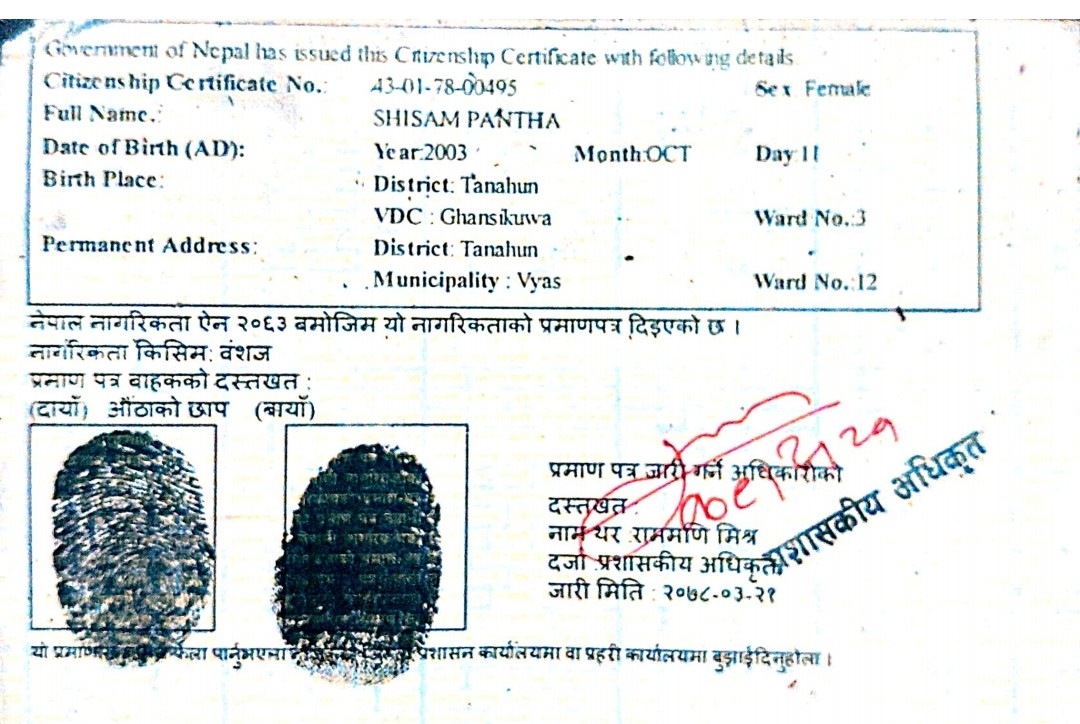
#> input picture cache/20260212_102442_a4c0702a/back_original.jpg, 1080 x 724 px
$ python -i recheck_crops.py   (imports and definitions only)
#> lines starting #> are read from the running program, lines starting #| are printed output that depends on the picture; after the words box and inside, x2 and y2 are one past the last pixel; in counts of white or black regions, pixels touching at a corner belong together
import os
import glob
from PIL import Image
import pytesseract
from PIL import Image
import pytesseract
import numpy as np
import cv2
import os
from dotenv import load_dotenv
# load environment variables
dotenv_file = os.path.join(os.getcwd(), 'config.env')
# [2 lines not run here, left out]

# configure tesseract executable if provided
tesseract_path = os.getenv('TESSERACT_PATH')
if tesseract_path and os.path.exists(tesseract_path):
    pytesseract.pytesseract.tesseract_cmd = tesseract_path

# replicate needed helpers without importing main
TESS_CONFIG = "--oem 1 --psm 7"
TESS_CONFIG_NUMBERS = "--oem 1 --psm 8 -c tessedit_char_whitelist=0123456789"


def ocr_text(crop_image, tess_lang, is_numeric=False):
    config = TESS_CONFIG_NUMBERS if is_numeric else TESS_CONFIG
    return pytesseract.image_to_string(crop_image, lang=tess_lang, config=config)


def preprocess_for_numbers(pil_img):
    img = np.array(pil_img)
    gray = cv2.cvtColor(img, cv2.COLOR_RGB2GRAY)
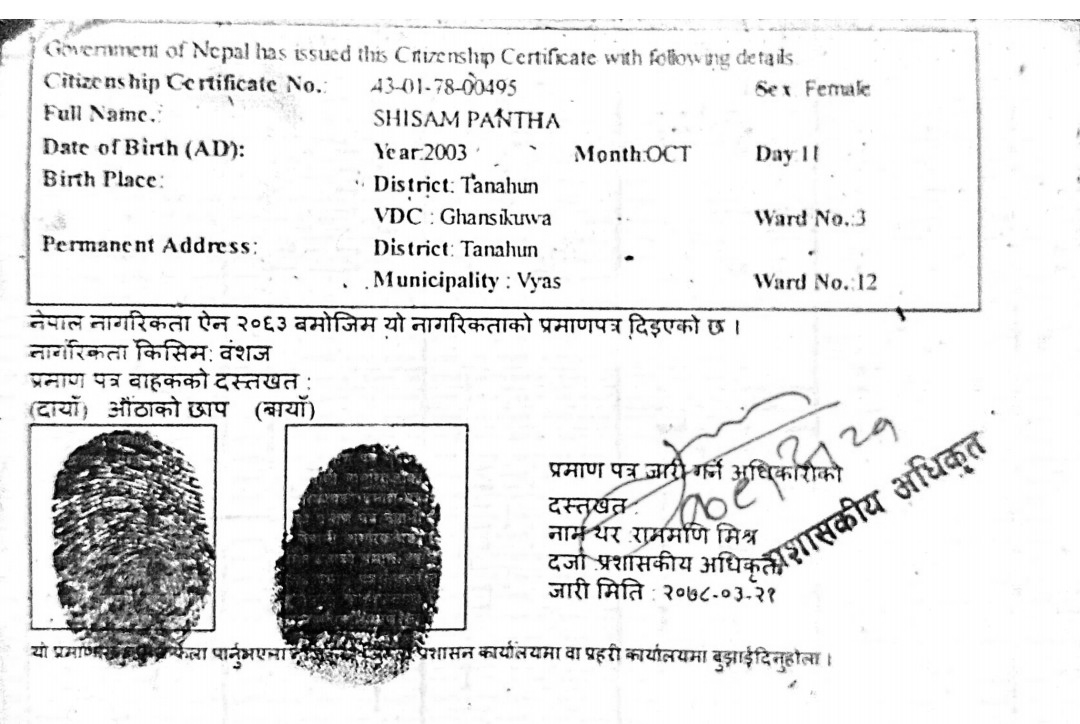
#> gray: shape (724, 1080); min 0, max 255, mean 226.7
    clahe = cv2.createCLAHE(clipLimit=3.0, tileGridSize=(8, 8))
    contrast = clahe.apply(gray)
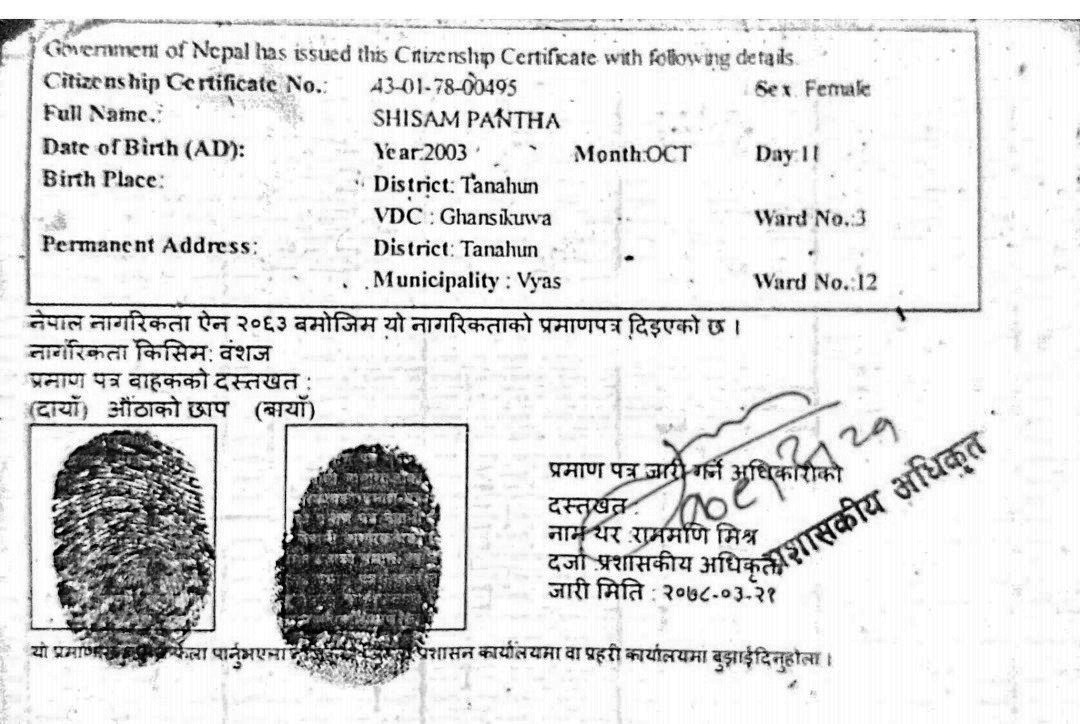
#> contrast: shape (724, 1080); min 0, max 255, mean 221.6
    denoised = cv2.bilateralFilter(contrast, 5, 50, 50)
    _, thresh = cv2.threshold(denoised, 0, 255, cv2.THRESH_BINARY + cv2.THRESH_OTSU)
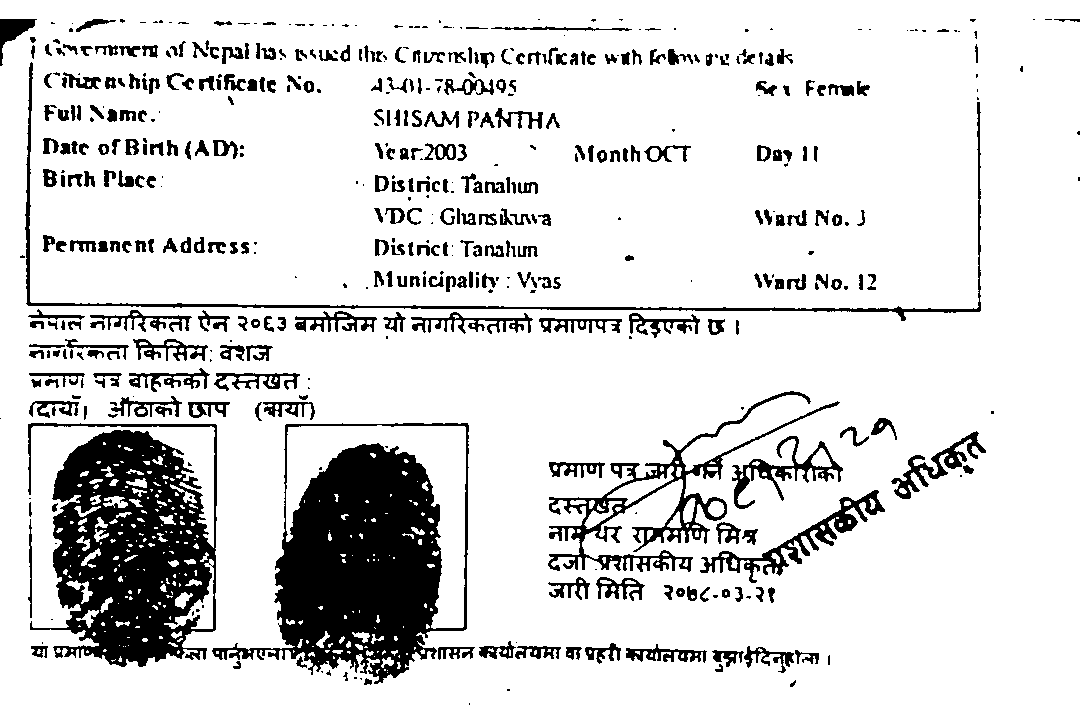
#> thresh: shape (724, 1080); 85.5% white; 498 black regions (163 under 20 px), largest, box (x1, y1, x2, y2) and area: (212, 423, 469, 684) 30911, (28, 423, 217, 667) 27032, (548, 391, 840, 572) 6382
    kernel = cv2.getStructuringElement(cv2.MORPH_ELLIPSE, (2, 2))
    dilated = cv2.dilate(thresh, kernel, iterations=1)
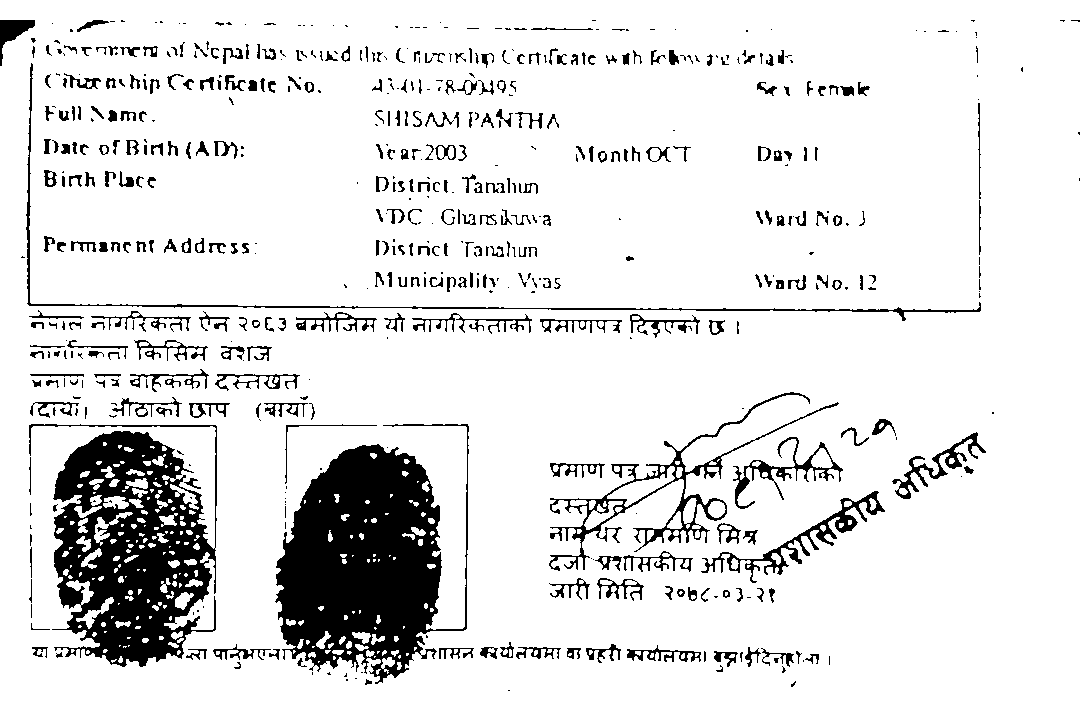
#> dilated: shape (724, 1080); 88.6% white; 562 black regions (230 under 20 px), largest, box (x1, y1, x2, y2) and area: (275, 424, 469, 684) 28324, (29, 424, 217, 667) 23670, (549, 392, 839, 571) 3891
    return Image.fromarray(dilated)


base = 'cache'

def process_crop(path):
    img = Image.open(path)
    # apply same preprocessing as main for ward number
    crop = preprocess_for_numbers(img)
    text_old = pytesseract.image_to_string(img, lang='eng', config="--oem 1 --psm 7")
    text_new = ocr_text(crop, 'eng', is_numeric=True)
    return text_old, text_new

# [12 lines not run here, left out]

>>> import cv2
>>> picture = cv2.cvtColor(cv2.imread('cache/20260212_102442_a4c0702a/back_original.jpg'), cv2.COLOR_BGR2RGB)
>>> result = preprocess_for_numbers(picture)

$ run again, on cache/20260212_102442_a4c0702a/crops/crop_back_class_11_box_6.png
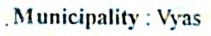
#> input picture cache/20260212_102442_a4c0702a/crops/crop_back_class_11_box_6.png, 211 x 36 px
#> in preprocess_for_numbers, `_, thresh = cv2.threshold(denoised, 0, 255, cv2.THRESH_BINARY + cv2.TH..`:
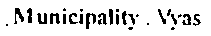
#> thresh: shape (36, 211); 87.5% white; 28 black regions (11 under 20 px), largest, box (x1, y1, x2, y2) and area: (86, 13, 96, 29) 84, (14, 8, 24, 24) 73, (50, 13, 60, 24) 71
#> in preprocess_for_numbers, `dilated = cv2.dilate(thresh, kernel, iterations=1)`:
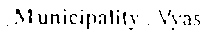
#> dilated: shape (36, 211); 93.1% white; black in thin lines or dots, all inside (x1, y1, x2, y2) = (7, 9, 200, 30)
